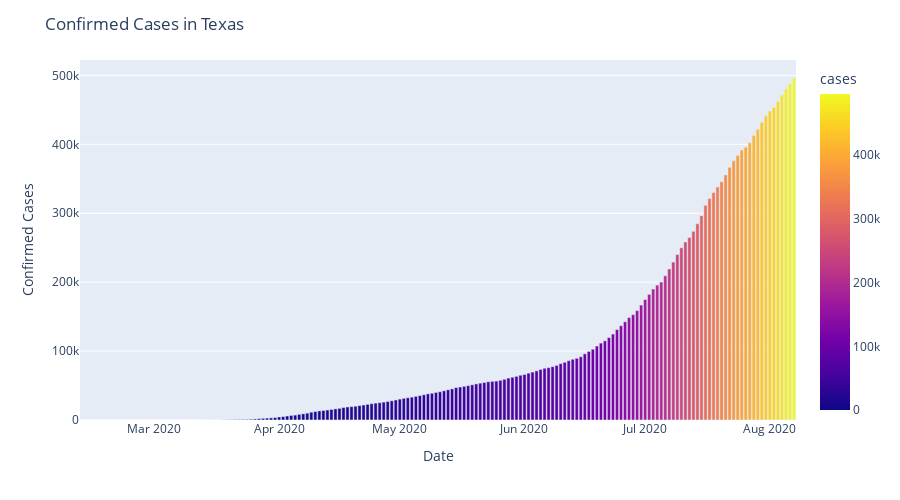

Write notebook code for a chart like this one.
### Code cell
fig = px.bar(states_agg_State_df, x='date', y='cases', color='cases', height=500)

fig.update_layout(title='Confirmed Cases in ' + State,
                 xaxis_title="Date",
                 yaxis_title="Confirmed Cases")

### Figure 1 — Plotly figure (JSON) as saved in the notebook; plotly's stock layout.template omitted (floating-point values rounded to 4 significant figures; data arrays with more than 128 entries replaced by an {"elided": "..."} marker saying what was removed)
{"data": [{"alignmentgroup": "True", "hovertemplate": "date=%{x}<br>cases=%{marker.color}<extra></extra>", "legendgroup": "", "marker": {"color": {"elided": "178 int values"}, "coloraxis": "coloraxis"}, "name": "", "offsetgroup": "", "orientation": "v", "showlegend": false, "textposition": "auto", "type": "bar", "x": {"elided": "178 str values"}, "xaxis": "x", "y": {"elided": "178 int values"}, "yaxis": "y"}], "layout": {"barmode": "relative", "coloraxis": {"colorbar": {"title": {"text": "cases"}}, "colorscale": [[0, "#0d0887"], [0.1111, "#46039f"], [0.2222, "#7201a8"], [0.3333, "#9c179e"], [0.4444, "#bd3786"], [0.5556, "#d8576b"], [0.6667, "#ed7953"], [0.7778, "#fb9f3a"], [0.8889, "#fdca26"], [1, "#f0f921"]]}, "height": 500, "legend": {"tracegroupgap": 0}, "margin": {"t": 60}, "title": {"text": "Confirmed Cases in Texas"}, "xaxis": {"anchor": "y", "domain": [0, 1], "title": {"text": "Date"}}, "yaxis": {"anchor": "x", "domain": [0, 1], "title": {"text": "Confirmed Cases"}}}}
